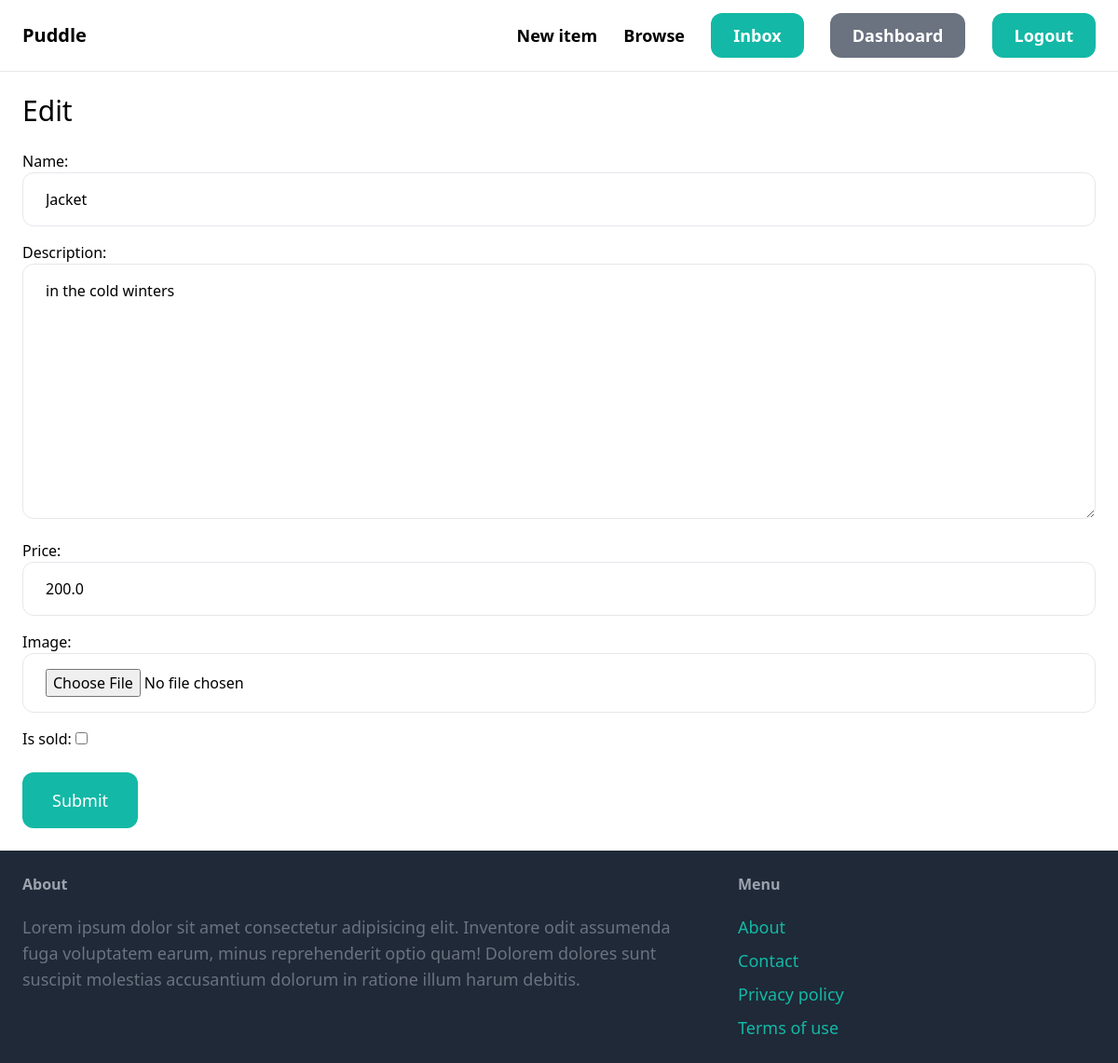
The app's page /items/2/edit/ (signed in) with its own data.
### item/models.py (models this page shows, shortened)
class Item(models.Model):
    category = models.ForeignKey(Category, related_name='items', on_delete=models.CASCADE)
    name = models.CharField(max_length=255,blank=True, null=True)
    description = models.TextField(blank=True, null=True)
    price = models.FloatField()
    image = models.ImageField(upload_to="item_images", blank=True, null=True)
    is_sold = models.BooleanField(default=False)
    created_at = models.DateTimeField(auto_now_add = True)
    created_by = models.ForeignKey(User, related_name='items', on_delete=models.CASCADE)

### item/views.py (the view)
# urls.py: path('<int:pk>/edit/', views.edit, name="edit"),
@login_required
def edit(request, pk):
    item = get_object_or_404(Item, pk=pk, created_by=request.user)
    if request.method == 'POST':
        form = EditItemForm(request.POST,request.FILES, instance=item)
        if form.is_valid():
            form.save()
            return redirect('item:detail', pk=item.id)
    else:
        form = EditItemForm(instance=item)
    template = loader.get_template('form.html')
    context = {
        'form':form,
        'title':'Edit',
        }
    return HttpResponse(template.render(context, request))

### item/forms.py
class EditItemForm(forms.ModelForm):
    class Meta:
        model = Item
        fields = ('name', 'description', 'price', 'image', 'is_sold')
        widgets = {
            'name':forms.TextInput(attrs={
                'class': INPUT_CLASSES
            }),
            'description':forms.Textarea(attrs={
                'class': INPUT_CLASSES
            }),
            'price':forms.TextInput(attrs={
                'class': INPUT_CLASSES
            }),
            'image':forms.FileInput(attrs={
                'class': INPUT_CLASSES
            }),
        }

### item/templates/form.html (shortened to what this page needs)
{% extends 'base.html' %}
{% block content %}
    <h1 class="mb-6 text-3xl">{{ title }}</h1>
    <form action="" method="post" enctype="multipart/form-data">
        <div class="space-y-4">
            {{ form }}
        </div>
        <button class="py-4 mt-6 px-8 text-lg bg-teal-500 hover:bg-teal-700 rounded-xl text-white">Submit</button>
    </form>
{% endblock %}

### records on screen
Item: name "Jacket", description "in the cold winters", price "200.0"

### other values on screen
{{ title }} "Edit"
